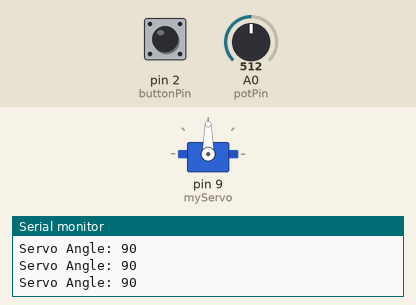
The sketch below on a simulated Arduino Uno, built with avr-gcc and run on an emulated ATmega328P. Shown: servo, the last lines printed to the serial monitor. Inputs (shaded band) come from the test bench; at power-on: pin 2 (buttonPin) HIGH, A0 (potPin) = 512.

Above: at 1.2 s.
1.3 s: pin 2 (buttonPin) pulled LOW for 0.15 s
4.3 s: A0 (potPin) set to 306
6.5 s: A0 (potPin) set to 716
At 7.8 s:
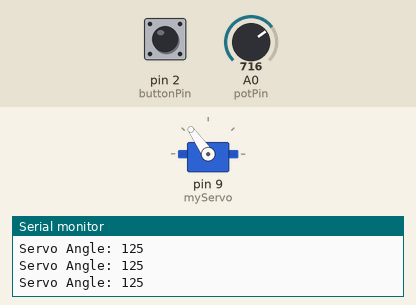
9.5 s: A0 (potPin) set to 1023
At 10.7 s:
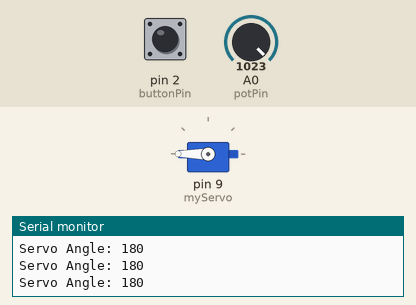
11.0 s: A0 (potPin) set to 0
At 12.1 s:
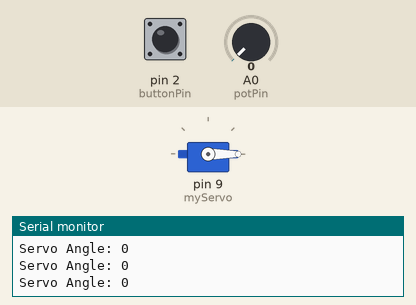
Timing chart, 0 to 13.5 s (numbered marks = the images above; inputs shaded):
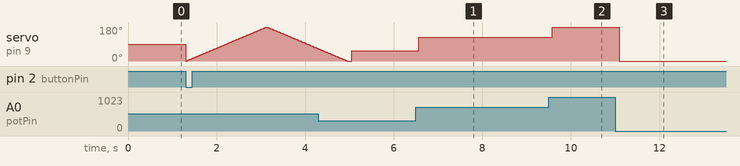

Measured:
- after the input at 6.5 s, servo on pin 9 (myServo): 53° → 125° after 0.06 s
- after the input at 9.5 s, servo on pin 9 (myServo): 125° → 180° after 0.08 s
- after the input at 11.0 s, servo on pin 9 (myServo): 180° → 0° after 0.09 s

The sketch:

servo_control.ino
```cpp
/*
 * Author      : Ritu Raj
 * Date        : 2 July 2026
 */

#include <Servo.h>

Servo myServo;

const int potPin = A0;
const int buttonPin = 2;
bool lastButtonState = HIGH;

void setup() {
  myServo.attach(9);
  pinMode(buttonPin, INPUT_PULLUP);
  Serial.begin(9600);}

void loop() {
  int potValue = analogRead(potPin);
  int angle = map(potValue, 0, 1023, 0, 180);
  myServo.write(angle);
  Serial.print("Servo Angle: ");
  Serial.println(angle);
  bool currentButton = digitalRead(buttonPin);

  if (lastButtonState == HIGH && currentButton == LOW) {

    // Sweep 0° → 180°
    for (int i = 0; i <= 180; i++) {
      myServo.write(i);
      delay(10);}

    // Sweep 180° → 0°
    for (int i = 180; i >= 0; i--) {
      myServo.write(i);
      delay(10);}}

  lastButtonState = currentButton;
  delay(100);}
```
